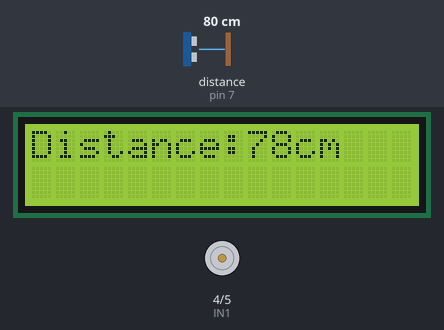
The sketch below on a simulated Arduino Uno, built with avr-gcc and run on an emulated ATmega328P. On the bench: 16×2 character LCD, motor-driver pin pairs drawn as motors (green arrow = first pin HIGH = forward, orange = second pin HIGH = backward, longer = more drive). Wiring (inferred from the names in the program): ultrasonic range finder: trigger pin 6; echo pin 7. The test bench sets the inputs (shaded band); at power-on: distance to the obstacle (sensor on pin 7) 80 cm. The echo pulse lasts 58.3 µs per cm; what the sketch prints to the serial monitor is not drawn.

Above: at 5.2 s.
5.3 s: distance to the obstacle (sensor on pin 7) set to 23 cm
At 8.4 s:
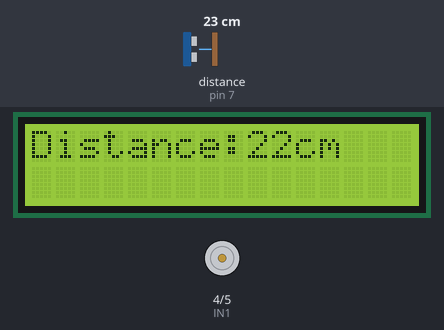
14.3 s: distance to the obstacle (sensor on pin 7) set to 18 cm
At 20.7 s:
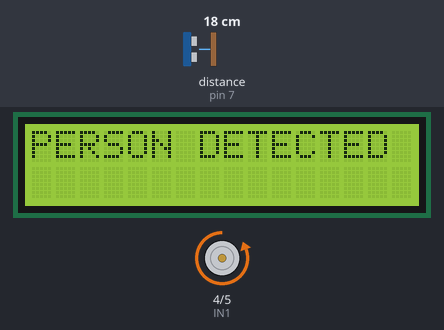
23.3 s: distance to the obstacle (sensor on pin 7) set to 2 cm
At 28.6 s:
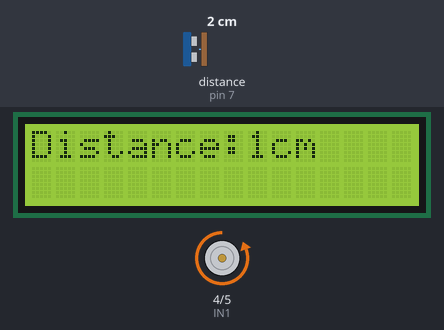
Timing chart, 0 to 37.6 s (numbered marks = the images above; inputs shaded):
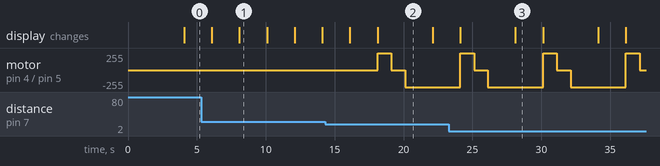

The sketch:

door.ino
```cpp
#include<LiquidCrystal.h>
const int echoPin=7;
const int trigPin=6;
int IN1=4;
int IN2=5;
const int rs = 8, en = 9, d4 = 10, d5 = 11, d6 = 12, d7 = 13;
LiquidCrystal lcd(rs, en, d4, d5, d6, d7);
int value1;
long duration;
int distance;

void setup() {

  pinMode(IN1,OUTPUT);
   pinMode(IN2,OUTPUT);

   pinMode(echoPin,INPUT);
pinMode(trigPin,OUTPUT);

   Serial.begin(9600);

   lcd.begin(16,2);
   lcd.clear();
   lcd.setCursor(0,0);
   lcd.print("AUTOMATIC DOOR");
   lcd.setCursor(0,1);
   lcd.print("MONITOR SYSTEM");
   Serial.println("AUTOMATIC DOOR MONITOR SYSTEM");
   delay(4000);
}

void loop(){


  ultracheck();
   delay(1000);


}


void ultracheck(){

  digitalWrite(trigPin, LOW);
  delayMicroseconds(2);
  digitalWrite(trigPin, HIGH);
  delayMicroseconds(10);
  digitalWrite(trigPin,LOW);
  duration=pulseIn(echoPin, HIGH);
  distance=duration*0.034/2;
  lcd.clear();
  lcd.setCursor(0,0);
  lcd.print("Distance:");
  lcd.print(distance);
  lcd.print("cm");
  delay(1000);
  Serial.print("Distance:");
  Serial.print(distance);
  Serial.println("cm");
  delay(1000);
  if(distance<20)
  {
    lcd.clear();
    lcd.setCursor(0,0);
    lcd.print("PERSON DETECTED");

    digitalWrite(IN1,HIGH);
     digitalWrite(IN2,LOW);
    delay(1000);
     digitalWrite(IN1,HIGH);
     digitalWrite(IN2,HIGH);
    delay(1000);
     digitalWrite(IN1,LOW);
     digitalWrite(IN2,HIGH);
    delay(1000);
  }


  else{
    lcd.clear();
    lcd.setCursor(0,0);
    lcd.print("NO PERSON");
     digitalWrite(IN1,LOW);
     digitalWrite(IN2,LOW);
    delay(1000);
  }

}
```

Measured:
- the behaviour switches between 21 and 20 cm on distance to the obstacle (sensor on pin 7) (found by bisection; images 1 and 2)
- after the input at 5.3 s, the display: first differs from a run without the input after 2.8 s (image 1)
- after the input at 14.3 s, motor on pin 4 (IN1) / pin 5 (IN2): stopped → forward 255/255 after 3.8 s, → stopped 1.0 s later, → backward 255/255 1.0 s later; the display: first changes after 1.8 s (image 2 shows a later state)
- after the input at 23.3 s, the display: first differs from a run without the input after 4.8 s (image 3)
- what the display in image 1 shows lasts 2.0 s, from 8.1 s to 10.1 s
- what the display in image 2 shows lasts 4.0 s, from 18.1 s to 22.1 s
